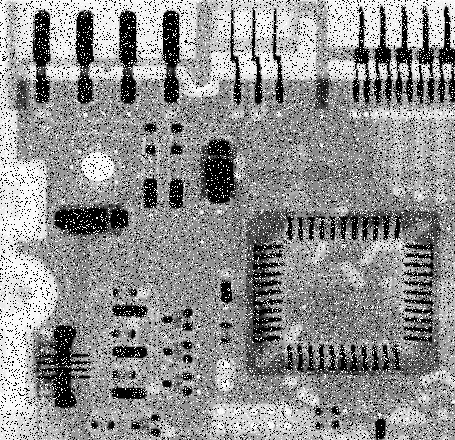
%> input picture exp3/IMG-3/img4.tif, 455 x 440 px
$ octave m02_filter.m   (GNU Octave 9; MATLAB toolbox functions it lacks are replaced by stand-ins)
%> lines starting %> are read from the running program, lines starting %| are printed output that depends on the picture; in (x1, y1, x2, y2) boxes, pixels count from 0 and x2, y2 are one past the last pixel; in counts of white or black regions, pixels touching at a corner belong together; the program's own positions count from 1
image_init = imread("./IMG-3/img4.tif");
%> image_init is the input picture: size 440x455 uint8; min 0, max 255, mean 144.1
image = image_init;

%均值滤波
%n=input('请输入均值滤波器模板大小\n');
A = fspecial('average',3); %生成系统预定义的3X3滤波器
image_filter_mean = filter2(A, image)/255;
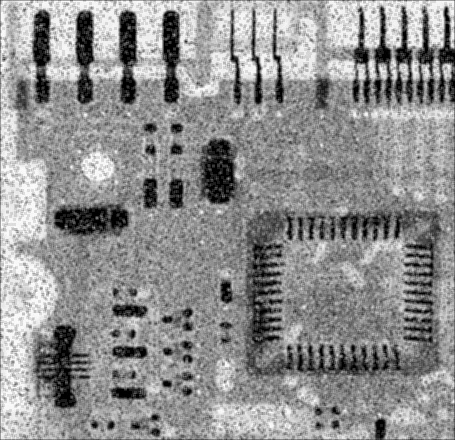
%> image_filter_mean: size 440x455 double; min 0, max 0.993, mean 0.563

%几何均值滤波
[R, C] = size(image_init);
%> R = 440; C = 455
fsize1=3;
fssize1=(fsize1-1)/2;
image_filter_mean2 = image;
for x = 1+fssize1:1:R-fssize1
    for y = 1+fssize1:1:R-fssize1
        is = image(x-fssize1:1:x+fssize1,y-fssize1:1:y+fssize1);
        image_filter_mean2(x,y) = prod(prod(is(:)))^(1/numel(is));
    end
end
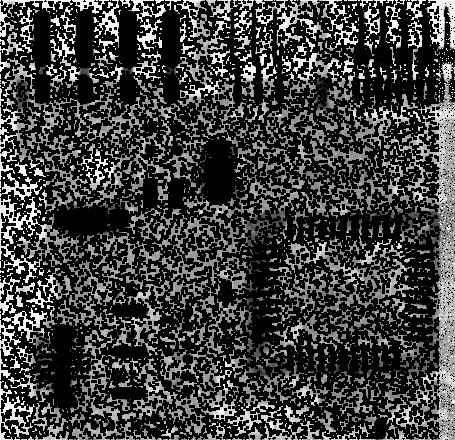
%> image_filter_mean2: size 440x455 uint8; min 0, max 255, mean 61.9

%谐波均值滤波
I_D = im2double(image);
[MM, NN] = size(I_D);
%> MM = 440; NN = 455
%定义子窗口的尺寸
m = 5;
n = 5;
%确定要扩展的行列数
len_m = floor(m/2);
len_n = floor(n/2);
%将原始图像进行扩展，这里采用了镜像扩展，以进行图像边缘计算
I_D_pad = padarray(I_D, [len_m,len_n], 'symmetric');
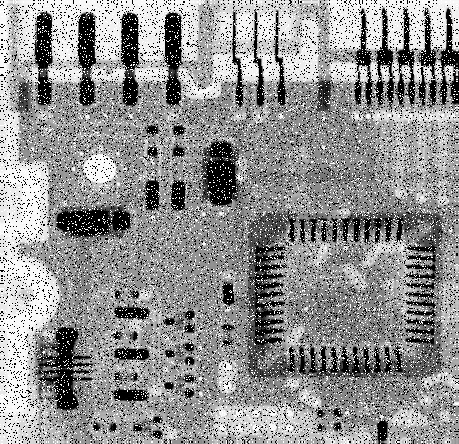
%> I_D_pad: size 444x459 double; min 0, max 1, mean 0.568
%获得扩展后的图像尺寸
[M, N] = size(I_D_pad);
%> M = 444; N = 459
J_Harmonic = zeros(MM, NN);
%逐点计算子窗口的谐波平均
for i = 1+len_m:M-len_m
    for j = 1+len_n:N-len_n
        %从扩展图像中取出子图像
        Block = I_D_pad(i-len_m:i+len_m, j-len_n:j+len_n);
        %求子窗口的谐波平均
        s = sum(sum(1./Block));
        J_Harmonic(i-len_m,j-len_n) = m*n/s;
    end
end
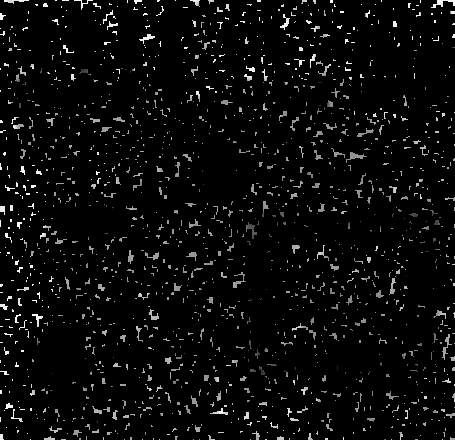
%> J_Harmonic: size 440x455 double; min 0, max 0.983, mean 0.0402
image_filter_JH = J_Harmonic;

%逆谐波均值滤波
q = 3;
g = im2double(image);
ft = imfilter(g.^(q+1), ones(5,5), 'replicate');
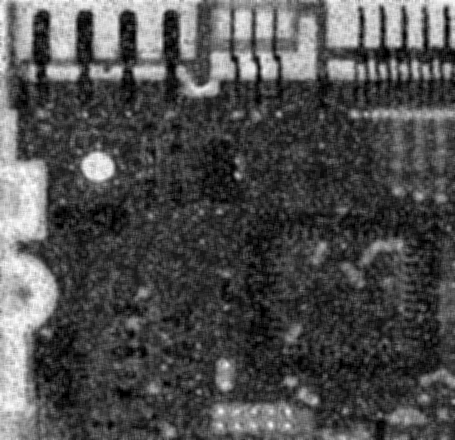
%> ft: size 440x455 double; min 0, max 23.35, mean 7.2; drawn with min black and max white
ft = ft./(imfilter(g.^q, ones(5,5), 'replicate') + eps);
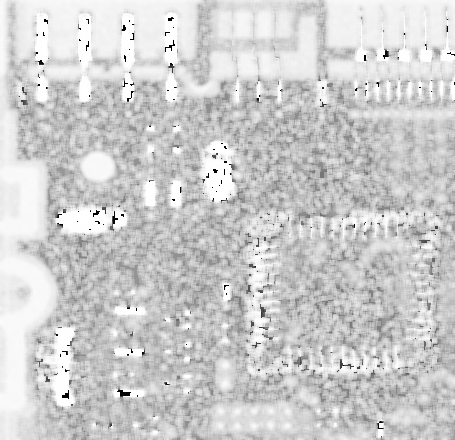
%> ft: size 440x455 double; min 0, max 1, mean 0.808
image_filter_replicate = im2uint8(ft);

subplot(2, 3, 1)
imshow(image_init),title("原图像");
subplot(2, 3, 3)
imshow(image_filter_mean),title("均值滤波");
subplot(2, 3, 4)
imshow(image_filter_mean2),title("几何均值滤波");
subplot(2, 3, 5)
imshow(image_filter_JH),title("谐波均值滤波");
subplot(2, 3, 6)
imshow(image_filter_replicate),title("逆谐波均值滤波");

$ run again, with exp3/IMG-3/img6.tif copied over exp3/IMG-3/img4.tif
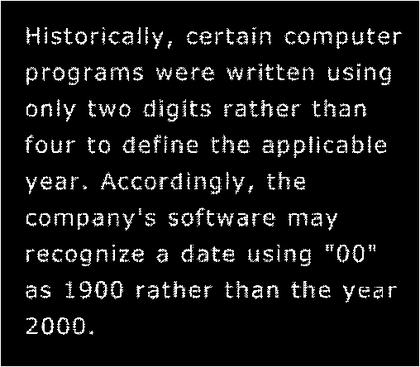
%> input picture exp3/IMG-3/img6.tif, 420 x 367 px, shrunk from 508 x 444 before the run
%> image_init is the input picture: size 367x420 uint8; min 0, max 255, mean 20.5
%> after the loop `for x = 1+fssize1:1:R-fssize1`:
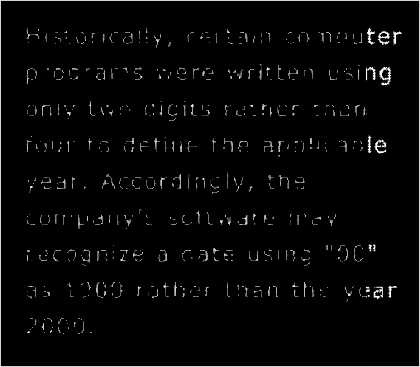
%> image_filter_mean2: size 367x420 uint8; 19.02% of pixels changed, all inside (x1, y1, x2, y2) = (1, 2, 366, 365)
%> `ft = ft./(imfilter(g.^q, ones(5,5), 'replicate') + eps);`:
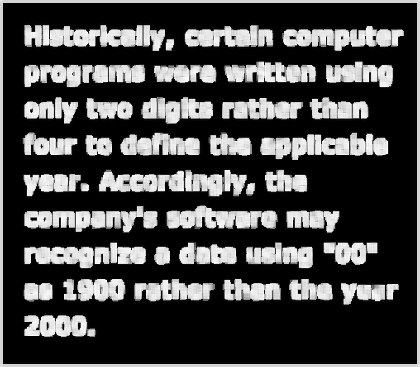
%> ft: size 367x420 double; min 0, max 1, mean 0.264

$ run again, with exp3/IMG-3/img7.tif copied over exp3/IMG-3/img4.tif
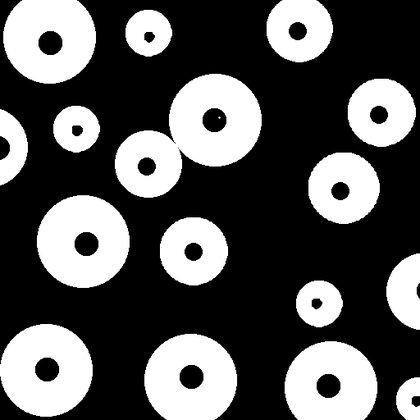
%> input picture exp3/IMG-3/img7.tif, 420 x 420 px, shrunk from 512 x 512 before the run
%> image_init is the input picture: size 420x420 uint8; min 0, max 255, mean 90.1
%> after the loop `for x = 1+fssize1:1:R-fssize1`:
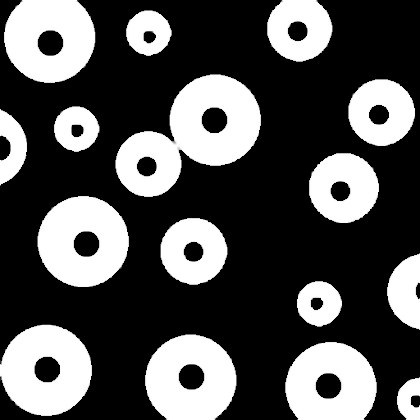
%> image_filter_mean2: size 420x420 uint8; 10.45% of pixels changed, all inside (x1, y1, x2, y2) = (1, 1, 419, 419)
%> `ft = ft./(imfilter(g.^q, ones(5,5), 'replicate') + eps);`:
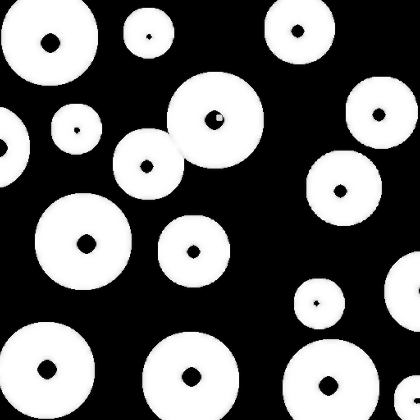
%> ft: size 420x420 double; min 0, max 1, mean 0.41
